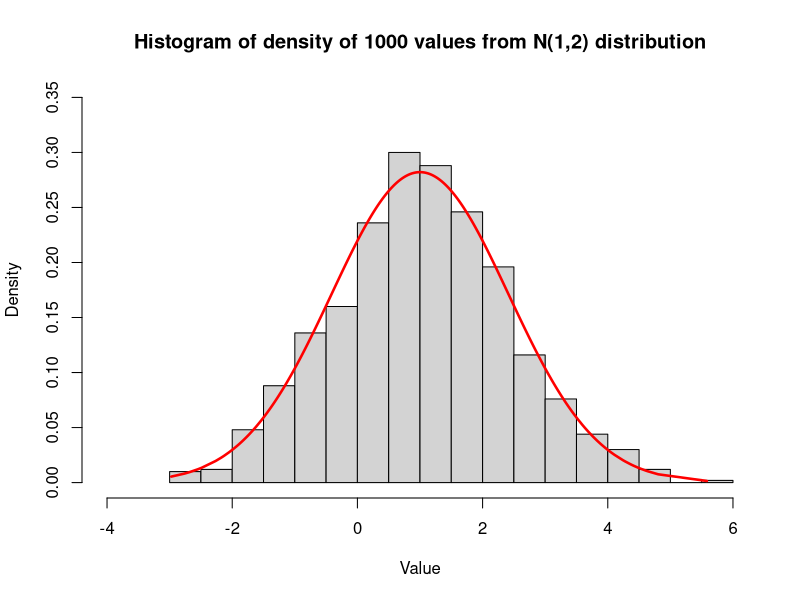

Here is the R script that generated this plot:
## ---- chunk 1
knitr::opts_chunk$set(echo = TRUE)
## ---- chunk 2
# Save our files in default format, 
# uncomment to run
# bmp(filename = "Rplot.bmp")
# jpeg(filename = "Rplot.jpeg")
# png(filename = "Rplot.png")
# tiff(filename = "Rplot.tiff")

# Set seed
set.seed(123)

# generate 1000 random values from normal distribution with a mean of 1 and a variance of 2
x <- rnorm(1000, 
           mean = 1, 
           sd = sqrt(2))

x = sort(x) # sort in ascending order

hist(x,
     freq = FALSE, # plot density - instead of frequency
     breaks = 20,
     xlim = c(-4,6),
     ylim = c(0, 0.35),
     main = "Histogram of density of 1000 values from N(1,2) distribution",
     xlab = "Value")

lines(x, dnorm(x, mean = 1, sd = sqrt(2)), 
      col = "red",
      lwd = 2.5)

dev.off()
